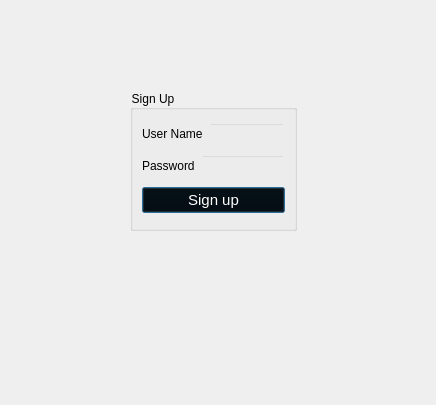
<?xml version="1.0" encoding="UTF-8"?>
<ui version="4.0">
 <class>Signup</class>
 <widget class="QDialog" name="Signup">
  <property name="geometry">
   <rect>
    <x>0</x>
    <y>0</y>
    <width>436</width>
    <height>405</height>
   </rect>
  </property>
  <property name="windowTitle">
   <string>Dialog</string>
  </property>
  <widget class="QGroupBox" name="groupBox">
   <property name="geometry">
    <rect>
     <x>130</x>
     <y>90</y>
     <width>167</width>
     <height>141</height>
    </rect>
   </property>
   <property name="styleSheet">
    <string notr="true">background-color:transparent</string>
   </property>
   <property name="title">
    <string>Sign Up</string>
   </property>
   <property name="flat">
    <bool>false</bool>
   </property>
   <layout class="QVBoxLayout" name="verticalLayout">
    <item>
     <layout class="QHBoxLayout" name="horizontalLayout_2">
      <item>
       <widget class="QLabel" name="label_2">
        <property name="text">
         <string>User Name</string>
        </property>
       </widget>
      </item>
      <item>
       <widget class="QLineEdit" name="lineEdit_2"/>
      </item>
     </layout>
    </item>
    <item>
     <layout class="QHBoxLayout" name="horizontalLayout_3">
      <item>
       <widget class="QLabel" name="label_3">
        <property name="text">
         <string>Password</string>
        </property>
       </widget>
      </item>
      <item>
       <widget class="QLineEdit" name="lineEdit_3"/>
      </item>
     </layout>
    </item>
    <item>
     <widget class="QPushButton" name="pushButton_sign">
      <property name="styleSheet">
       <string notr="true">color:#ffffff;
font-size: 15px;</string>
      </property>
      <property name="text">
       <string>Sign up</string>
      </property>
     </widget>
    </item>
   </layout>
  </widget>
  <widget class="QLabel" name="label">
   <property name="geometry">
    <rect>
     <x>-30</x>
     <y>-20</y>
     <width>471</width>
     <height>431</height>
    </rect>
   </property>
   <property name="styleSheet">
    <string notr="true">background-image:url(:/users/background.png)</string>
   </property>
   <property name="text">
    <string/>
   </property>
  </widget>
  <zorder>label</zorder>
  <zorder>groupBox</zorder>
 </widget>
 <resources/>
 <connections/>
</ui>
